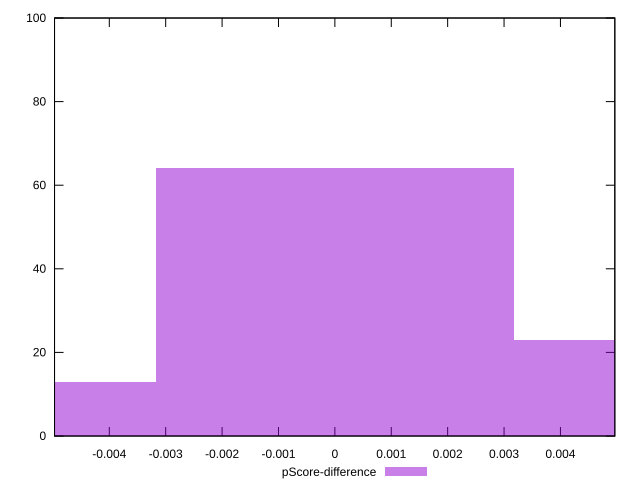

Recreate this plot in gnuplot.
reset

$pScoreDifference <<EOF
0 64
0.006347344527160755 23
-0.006347344527160755 13
EOF

set key outside below
set boxwidth 0.006347344527160755
set xrange [-0.004971288659418482:0.004964372903314168]
set yrange [0:100]
set trange [0:100]
set style fill transparent solid 0.5 noborder
set terminal svg size 640, 490 enhanced background rgb 'white'
set output "reprap/max-potential-fid/samples/pages+cached+noexternal/pScore-difference/histogram.svg"

plot $pScoreDifference title "pScore-difference" with boxes

reset
